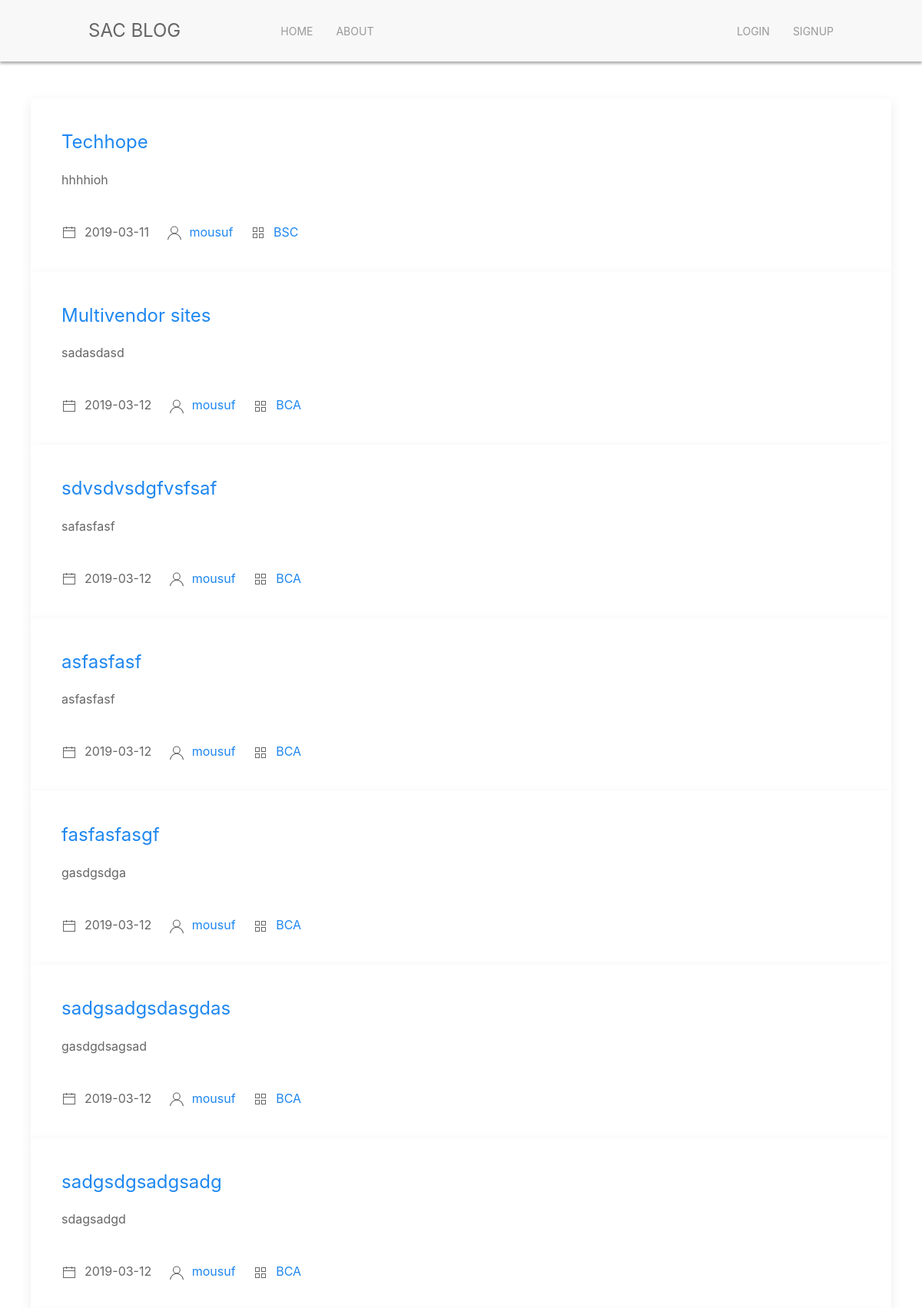
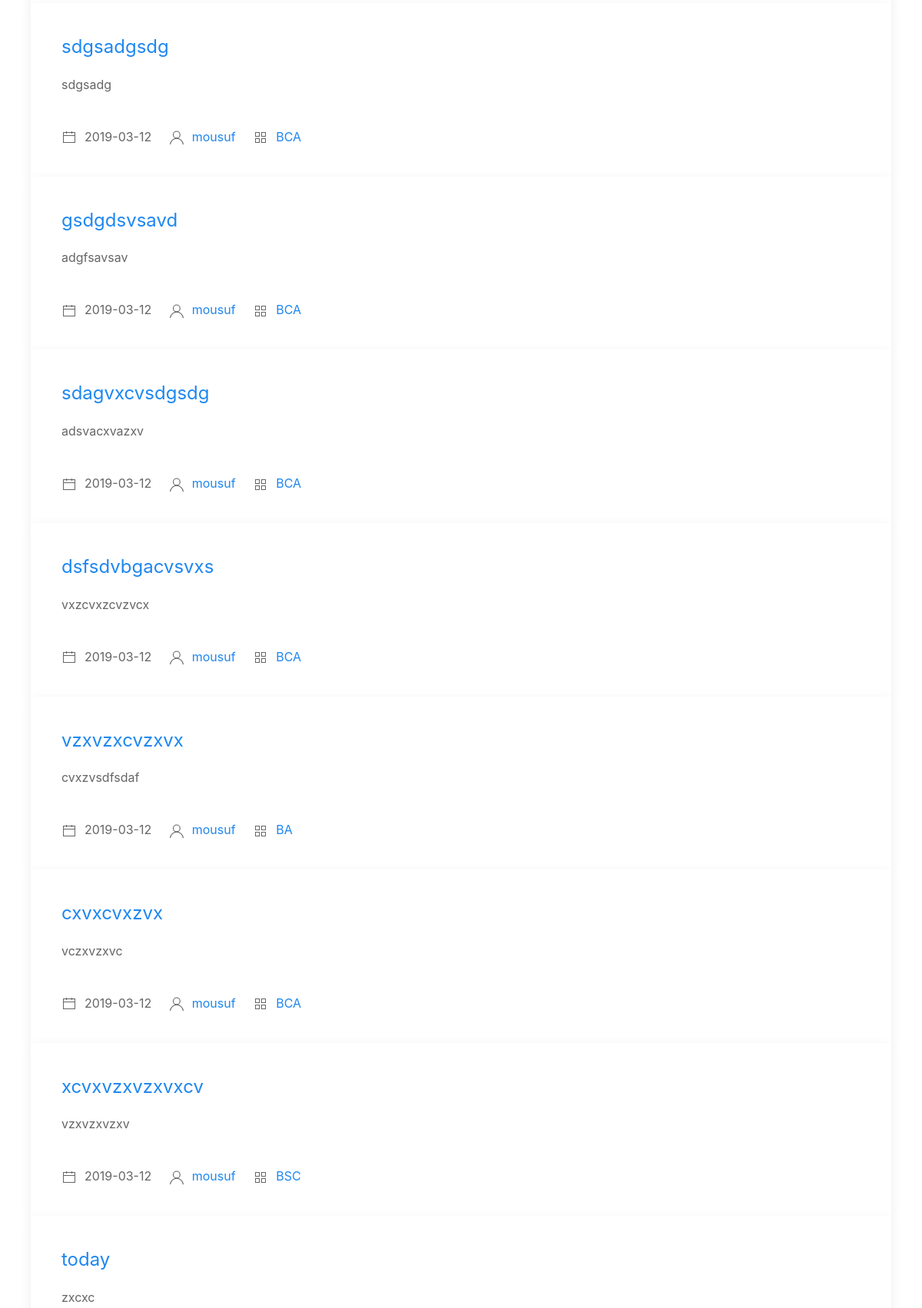
The page /author.php?name=mousuf (upper part) on the database its author committed (2 pictures, top to bottom).
### tables this page shows
CREATE TABLE `posts` (
  `id` int(11) NOT NULL,
  `title` varchar(200) NOT NULL,
  `short` varchar(300) NOT NULL,
  `body` text NOT NULL,
  `date` date NOT NULL,
  `author` varchar(100) NOT NULL,
  `category` varchar(30) NOT NULL
);

### author.php (the view, shortened to what this page needs)
<?php
include_once ('header.php');
?>
<br>
<br>
<?php
if(isset($_GET["name"])){
    $id=$_GET["name"];
    $q="SELECT * FROM posts WHERE author='$id'";
    $re=$con->query($q);
    echo "<div class=\"uk-container\">";
    if($re->num_rows>0) {
        while ($res = $re->fetch_array()) {
            ?>
            <div class="uk-card uk-card-default single">
                <div class="uk-card-body single-post">
                    <h3 class="uk-card-title"><a href="./post.php?id=<?php echo $res["id"]; ?>"><?php echo $res["title"]; ?></a></h3>
                    <p><?php echo $res["short"]; ?></p><br>
                    <span class="uk-margin-small-right" uk-icon="calendar"></span><?php echo $res["date"]; ?>&nbsp;&nbsp;&nbsp;&nbsp;
                    <span class="uk-margin-small-right" uk-icon="user"></span><a
                            href="./author.php?name=<?php echo $res["author"]; ?>"><?php echo $res["author"]; ?></a>&nbsp;&nbsp;&nbsp;&nbsp;
                    <span class="uk-margin-small-right" uk-icon="thumbnails"></span><a
                            href="./category.php?name=<?php echo $res["category"]; ?>"><?php echo $res["category"]; ?></a>
                </div>
            </div>
            <?php
        }
    }
    else{
        echo "<h2>No Post Available</h2>";
    }
    echo "</div>";
}
?>

### css/user.css (style rules this page uses)
* { padding: 0; margin: 0; box-sizing: border-box; }

### rows shown on the page
posts: title "Techhope", short "hhhhioh", date "2019-03-11", author "mousuf", category "BSC"
posts: title "Multivendor sites", short "sadasdasd", date "2019-03-12", author "mousuf", category "BCA"
posts: title "sdvsdvsdgfvsfsaf", short "safasfasf", date "2019-03-12", author "mousuf", category "BCA"
posts: title "asfasfasf", short "asfasfasf", date "2019-03-12", author "mousuf", category "BCA"
posts: title "fasfasfasgf", short "gasdgsdga", date "2019-03-12", author "mousuf", category "BCA"
posts: title "sadgsadgsdasgdas", short "gasdgdsagsad", date "2019-03-12", author "mousuf", category "BCA"
posts: title "sadgsdgsadgsadg", short "sdagsadgd", date "2019-03-12", author "mousuf", category "BCA"
posts: title "sdgsadgsdg", short "sdgsadg", date "2019-03-12", author "mousuf", category "BCA"
posts: title "gsdgdsvsavd", short "adgfsavsav", date "2019-03-12", author "mousuf", category "BCA"
posts: title "sdagvxcvsdgsdg", short "adsvacxvazxv", date "2019-03-12", author "mousuf", category "BCA"
posts: title "dsfsdvbgacvsvxs", short "vxzcvxzcvzvcx", date "2019-03-12", author "mousuf", category "BCA"
posts: title "vzxvzxcvzxvx", short "cvxzvsdfsdaf", date "2019-03-12", author "mousuf", category "BA"
posts: title "cxvxcvxzvx", short "vczxvzxvc", date "2019-03-12", author "mousuf", category "BCA"
posts: title "xcvxvzxvzxvxcv", short "vzxvzxvzxv", date "2019-03-12", author "mousuf", category "BSC"
posts: title "today", short "zxcxc"
